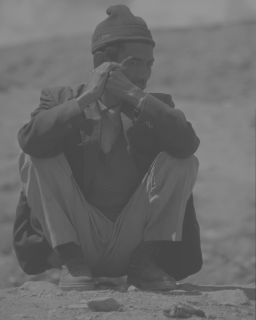
#> input picture kierowca.png, 256 x 320 px
$ python lab6_1.py   (Python 2 division)
#> lines starting #> are read from the running program, lines starting #| are printed output that depends on the picture; after the words box and inside, x2 and y2 are one past the last pixel; in counts of white or black regions, pixels touching at a corner belong together; long printed decimals are rounded
import numpy as np
import matplotlib.pyplot as plt
from scipy import misc as mc
def m1(img,rog):
    m, n=img.shape
    maska=np.zeros((m,n))
    m1=np.ones((rog,rog))
    m2=np.zeros((m-2*rog,rog))
    maska=np.concatenate((m1,m2), axis=0)
    maska=np.concatenate((maska, m1), axis=0)
    F=maska.copy()
    m3=np.zeros((m,n-2*rog))
    maska=np.concatenate((maska, m3), axis=1)
    maska=np.concatenate((maska, F), axis=1)

    E=np.ones((m/2,n/2))
    E[150:160,:]=0
    E[:,120:128]=0
    E=np.concatenate((E,E[::-1]), axis=0)
    E=np.concatenate((E,np.fliplr(E)), axis=1)


    return E


#
def m2(img,rog):
    m, n=img.shape
    maska=np.ones((m,n))
    m1=np.zeros((rog,rog))
    m2=np.ones((m-2*rog,rog))
    maska=np.concatenate((m1,m2), axis=0)
    maska=np.concatenate((maska, m1), axis=0)
    F=maska.copy()
    m3=np.ones((m,n-2*rog))
    maska=np.concatenate((maska, m3), axis=1)
    maska=np.concatenate((maska, F), axis=1)
    return maska


#
def m3(img,max1,rog):
    m, n=img.shape
    maska=np.zeros((m/2,n/2))
    maska[1:rog,1:rog]=0
    maska[1:max1,rog:max1]=1
    maska[rog:max1,1:max1]=1
    maska=np.concatenate((maska,np.fliplr(maska)),axis=1)
    maska=np.concatenate((maska,np.flipud(maska)),axis=0)
    return maska


#
def m4(img,max1,rog):
    m, n=img.shape
    maska=np.ones((m/2,n/2))
    maska[1:rog,1:rog]=1
    maska[1:max1,rog:max1]=0
    maska[rog:max1,1:max1]=0
    maska=np.concatenate((maska,np.fliplr(maska)),axis=1)
    maska=np.concatenate((maska,np.flipud(maska)),axis=0)
    return maska


#
#funkcja do sprawdzania czy jest w przedziale
def czy(img):
        M, N = img.shape
        for i in range(M) :
                for j in range (N):
                        if img[i,j]>255:
                                img[i,j]=255
                        if img[i,j]<0:
                                img[i,j]=0
        return img


#
#funkcja wyliczajaca jasnosc i kontrast
def jasnosc(img):
	M, N = img.shape
	j=np.sum(img)/(M*N)
	k=np.sum(np.power(img-j,2))
	k=k/(M*N)
	k=np.power(k,0.5)
	return j,k


#
#wczytanie obrazu
img=mc.imread('kierowca.png')
#> img is the input picture: shape (320, 256, 3); min 70, max 150, mean 106.1
#przygotowanie obrazu
#zamiana na szarosc
r=img[:,:,0]
g=img[:,:,1]
b=img[:,:,2]
y=0.2126*r+0.7152*g+0.0722*b
y0=y.copy().astype('float64')
print ('\nJasnosc i kontrast obrazu oryginalnego:')
print jasnosc (y/255)
#> in jasnosc, `j=np.sum(img)/(M*N)`: j = 0.416
#> in jasnosc, `k=np.sum(np.power(img-j,2))`: k = 666.3
#> in jasnosc, `k=k/(M*N)`: k = 0.00813
#> in jasnosc, `k=np.power(k,0.5)`: k = 0.0902
#| (0.4162, 0.09019)
plt.subplot(1,7,1)
plt.imshow(y,cmap=plt.cm.gray ,vmin =0,vmax=255)
#liczenie widma
y=y.astype('float64')
y=np.fft.fft2(y)
y=np.fft.fftshift(y)
plt.subplot(1,7,2)
plt.imshow(np.absolute(np.real(y)),cmap=plt.cm.gray ,vmin =0,vmax=255)
#dodawanie stalej
y=np.fft.ifftshift(y)
y1=y.copy()
y1[0,0]=y1[0,0]+6000000
y1=np.fft.ifft2(y1)
y1=np.real(y1)/255
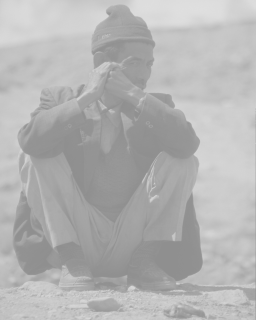
#> y1: shape (320, 256) float64; min 0.562, max 0.875, mean 0.703
plt.subplot(1,7,3)
plt.imshow(np.absolute(y1),cmap=plt.cm.gray ,vmin =0,vmax=1)
print ('\nJasnosc i kontrast obrazu po dodaniu stalej:')
print jasnosc (np.absolute(y1))
#| (0.7034, 0.09019)
#mnozeniestalej
y2=y.copy()
y2[0,0]=y2[0,0]*2
y2=np.fft.ifft2(y2)
y2=np.real(y2)/255
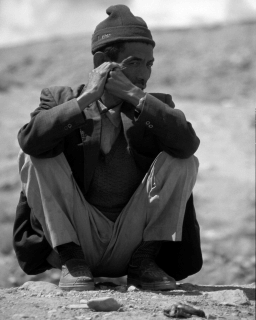
#> y2: shape (320, 256) float64; min 0.691, max 1, mean 0.832; drawn with min black and max white
#y2=czy(y2)
plt.subplot(1,7,4)
plt.imshow(np.absolute(y2),cmap=plt.cm.gray ,vmin =0,vmax=1)
print ('\nJasnosc i kontrast obrazu po mnozeniu przez stala:')
print jasnosc (np.absolute(y2))
#| (0.8323, 0.09019)
#potegowanie
y3=y.copy()
y3[0,0]=np.power(y3[0,0],2)
y3=np.fft.ifft2(y3)
y3=np.real(y3)/255
#y2=czy(y2)
plt.subplot(1,7,5)
plt.imshow(np.absolute(y3),cmap=plt.cm.gray ,vmin =0,vmax=1)
print ('\nJasnosc i kontrast obrazu po potegowaniu:')
print jasnosc (np.absolute(y3))
#| (3617981.040, 0.09019)
#pierwiastkowanie
y4=y.copy()
y4[0,0]=np.power(y4[0,0],0.5)
y4=np.fft.ifft2(y4)
y4=np.real(y4)/255
#y2=czy(y2)
plt.subplot(1,7,6)
plt.imshow(np.absolute(y4),cmap=plt.cm.gray ,vmin =0,vmax=1)
print ('\nJasnosc i kontrast obrazu po pierwiastkowaniu:')
print jasnosc (np.absolute(y4))
#| (0.08201, 0.03752)
#logarytm
y5=y.copy()
x2=5
x2=np.log(x2)
y5[0,0]=np.log(y5[0,0])
y5=np.fft.ifft2(y5)
y5=np.real(y5)/255
plt.subplot(1,7,7)
plt.imshow(np.absolute(y5),cmap=plt.cm.gray ,vmin =0,vmax=1)
print ('\nJasnosc i kontrast obrazu po logarytmowaniu:')
print jasnosc (np.absolute(y5))
#| (0.082, 0.03753)
plt.show()
############################
#operacje na maskach
#wyswietlenie
plt.subplot(4,5,1)
plt.imshow(img,cmap=plt.cm.gray)
plt.subplot(4,5,6)
plt.imshow(img,cmap=plt.cm.gray)
plt.subplot(4,5,11)
plt.imshow(img,cmap=plt.cm.gray)
plt.subplot(4,5,16)
plt.imshow(img,cmap=plt.cm.gray)
#skalowanie
img_s=y0.copy()
plt.subplot(4,5,2)
plt.imshow(img_s,cmap=plt.cm.gray)
plt.subplot(4,5,7)
plt.imshow(img_s,cmap=plt.cm.gray)
plt.subplot(4,5,12)
plt.imshow(img_s,cmap=plt.cm.gray)
plt.subplot(4,5,17)
plt.imshow(img_s,cmap=plt.cm.gray)
#wyliczenie widma
#transformata furiera - z rzeczywistej do czestotliwosci
img1=np.fft.fft2(img_s.copy())
img2=np.fft.fft2(img_s.copy())
img3=np.fft.fft2(img_s.copy())
img4=np.fft.fft2(img_s.copy())
#przesuniecie
img1=np.fft.fftshift(img1)
img2=np.fft.fftshift(img2)
img3=np.fft.fftshift(img3)
img4=np.fft.fftshift(img4)
#wyswietlenie
plt.subplot(4,5,3)
plt.imshow(np.absolute(np.real(img1)),cmap=plt.cm.gray,vmin=0,vmax=255)
plt.subplot(4,5,8)
plt.imshow(np.absolute(np.real(img1)),cmap=plt.cm.gray,vmin=0,vmax=255)
plt.subplot(4,5,13)
plt.imshow(np.absolute(np.real(img1)),cmap=plt.cm.gray,vmin=0,vmax=255)
plt.subplot(4,5,18)
plt.imshow(np.absolute(np.real(img1)),cmap=plt.cm.gray,vmin=0,vmax=255)
#modyfikacje widma
#utworzenie maski
maska1=m1(img_s.copy(),120)
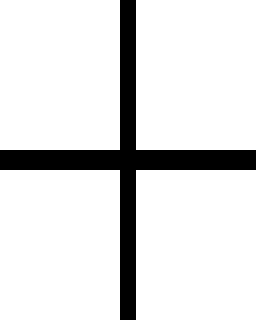
#> maska1: shape (320, 256) float64; values 0 (black) and 1 (white), 87.9% white; 1 black region, box (x1, y1, x2, y2) and area: (0, 0, 256, 320) 9920
maska2=m2(img_s.copy(),120)
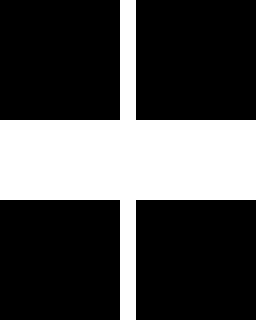
#> maska2: shape (320, 256) float64; values 0 (black) and 1 (white), 29.7% white; 1 white region, box (x1, y1, x2, y2) and area: (0, 0, 256, 320) 24320
maska3=m3(img_s.copy(),120,50)
#> maska3: shape (320, 256) float64; values 0 (black) and 1 (white), 57.4% white; 1 black region, box (x1, y1, x2, y2) and area: (0, 0, 256, 320) 34880
maska4=m4(img_s.copy(),120,50)
plt.subplot(4,5,4)
plt.imshow(maska1,cmap=plt.cm.gray)
plt.subplot(4,5,9)
plt.imshow(maska2,cmap=plt.cm.gray)
plt.subplot(4,5,14)
plt.imshow(maska3,cmap=plt.cm.gray)
plt.subplot(4,5,19)
plt.imshow(maska4,cmap=plt.cm.gray)
#wymnazanie elementow
#img1=np.fft.ifftshift(img1)
img1=np.multiply(maska1,img1)
img2=np.multiply(maska2,img2)
img3=np.multiply(maska3,img3)
img4=np.multiply(maska4,img4)
#zmiana z czestotliwosci
img1 = np.fft.ifft2(img1)
img1 = np.real(img1)
img2 = np.fft.ifft2(img2)
img2 = np.real(img2)
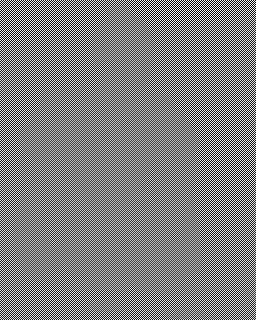
#> img2: shape (320, 256) float64; min -153.6, max 151.8, mean 0; drawn with min black and max white
img3 = np.fft.ifft2(img3)
img3 = np.real(img3)
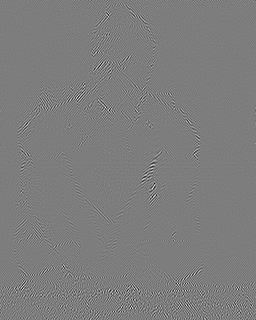
#> img3: shape (320, 256) float64; min -21.87, max 22.59, mean 0; drawn with min black and max white
img4 = np.fft.ifft2(img4)
img4 = np.real(img4)
#wyswietlanie
plt.subplot(4,5,5)
plt.imshow(np.absolute(img1),cmap=plt.cm.gray,vmin=0,vmax=255)
plt.subplot(4,5,10)
plt.imshow(np.absolute(img2),cmap=plt.cm.gray,vmin=0,vmax=255)
plt.subplot(4,5,15)
plt.imshow(np.absolute(img3),cmap=plt.cm.gray,vmin=0,vmax=255)
plt.subplot(4,5,20)
plt.imshow(np.absolute(img4),cmap=plt.cm.gray,vmin=0,vmax=255)
plt.show()
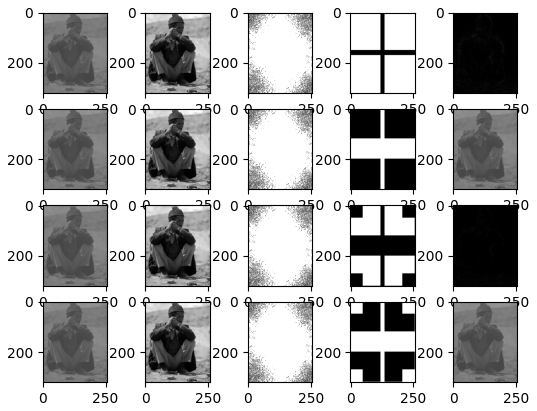
#> figure drawn by matplotlib, 20 panels
